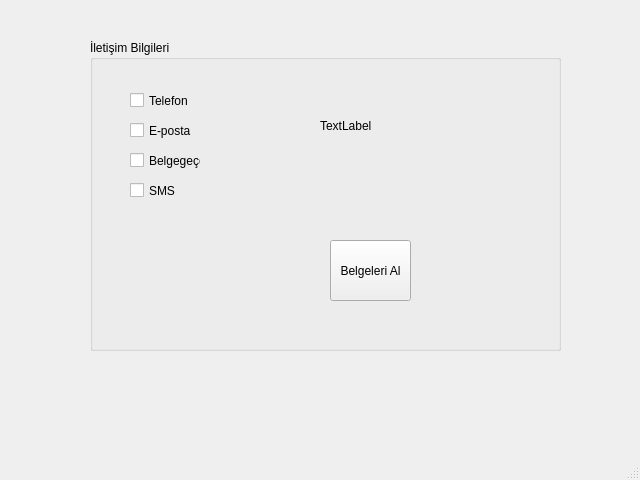
<?xml version="1.0" encoding="UTF-8"?>
<ui version="4.0">
 <class>MainWindow</class>
 <widget class="QMainWindow" name="MainWindow">
  <property name="geometry">
   <rect>
    <x>0</x>
    <y>0</y>
    <width>640</width>
    <height>480</height>
   </rect>
  </property>
  <property name="windowTitle">
   <string>MainWindow</string>
  </property>
  <widget class="QWidget" name="centralwidget">
   <widget class="QGroupBox" name="groupBox">
    <property name="geometry">
     <rect>
      <x>90</x>
      <y>40</y>
      <width>471</width>
      <height>311</height>
     </rect>
    </property>
    <property name="title">
     <string>İletişim Bilgileri</string>
    </property>
    <widget class="QCheckBox" name="checkBox">
     <property name="geometry">
      <rect>
       <x>40</x>
       <y>40</y>
       <width>71</width>
       <height>41</height>
      </rect>
     </property>
     <property name="text">
      <string>Telefon</string>
     </property>
    </widget>
    <widget class="QCheckBox" name="checkBox_2">
     <property name="geometry">
      <rect>
       <x>40</x>
       <y>70</y>
       <width>71</width>
       <height>41</height>
      </rect>
     </property>
     <property name="text">
      <string>E-posta</string>
     </property>
    </widget>
    <widget class="QCheckBox" name="checkBox_3">
     <property name="geometry">
      <rect>
       <x>40</x>
       <y>100</y>
       <width>71</width>
       <height>41</height>
      </rect>
     </property>
     <property name="text">
      <string>Belgegeçer</string>
     </property>
    </widget>
    <widget class="QCheckBox" name="checkBox_4">
     <property name="geometry">
      <rect>
       <x>40</x>
       <y>130</y>
       <width>71</width>
       <height>41</height>
      </rect>
     </property>
     <property name="text">
      <string>SMS</string>
     </property>
    </widget>
    <widget class="QPushButton" name="pushButton">
     <property name="geometry">
      <rect>
       <x>240</x>
       <y>200</y>
       <width>81</width>
       <height>61</height>
      </rect>
     </property>
     <property name="text">
      <string>Belgeleri Al</string>
     </property>
    </widget>
    <widget class="QLabel" name="label">
     <property name="geometry">
      <rect>
       <x>230</x>
       <y>70</y>
       <width>111</width>
       <height>31</height>
      </rect>
     </property>
     <property name="text">
      <string>TextLabel</string>
     </property>
    </widget>
   </widget>
  </widget>
  <widget class="QMenuBar" name="menubar">
   <property name="geometry">
    <rect>
     <x>0</x>
     <y>0</y>
     <width>640</width>
     <height>21</height>
    </rect>
   </property>
  </widget>
  <widget class="QStatusBar" name="statusbar"/>
 </widget>
 <resources/>
 <connections/>
</ui>
